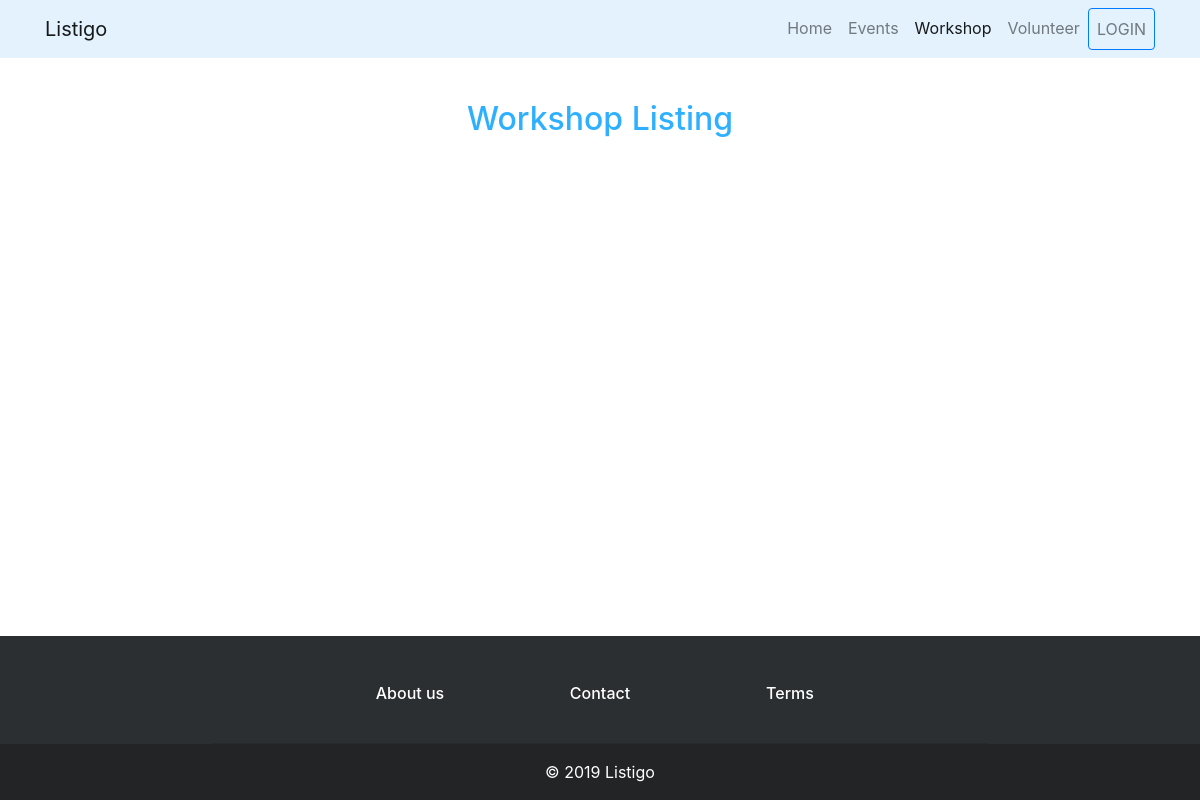
Before: /workshop.php with the older database file.
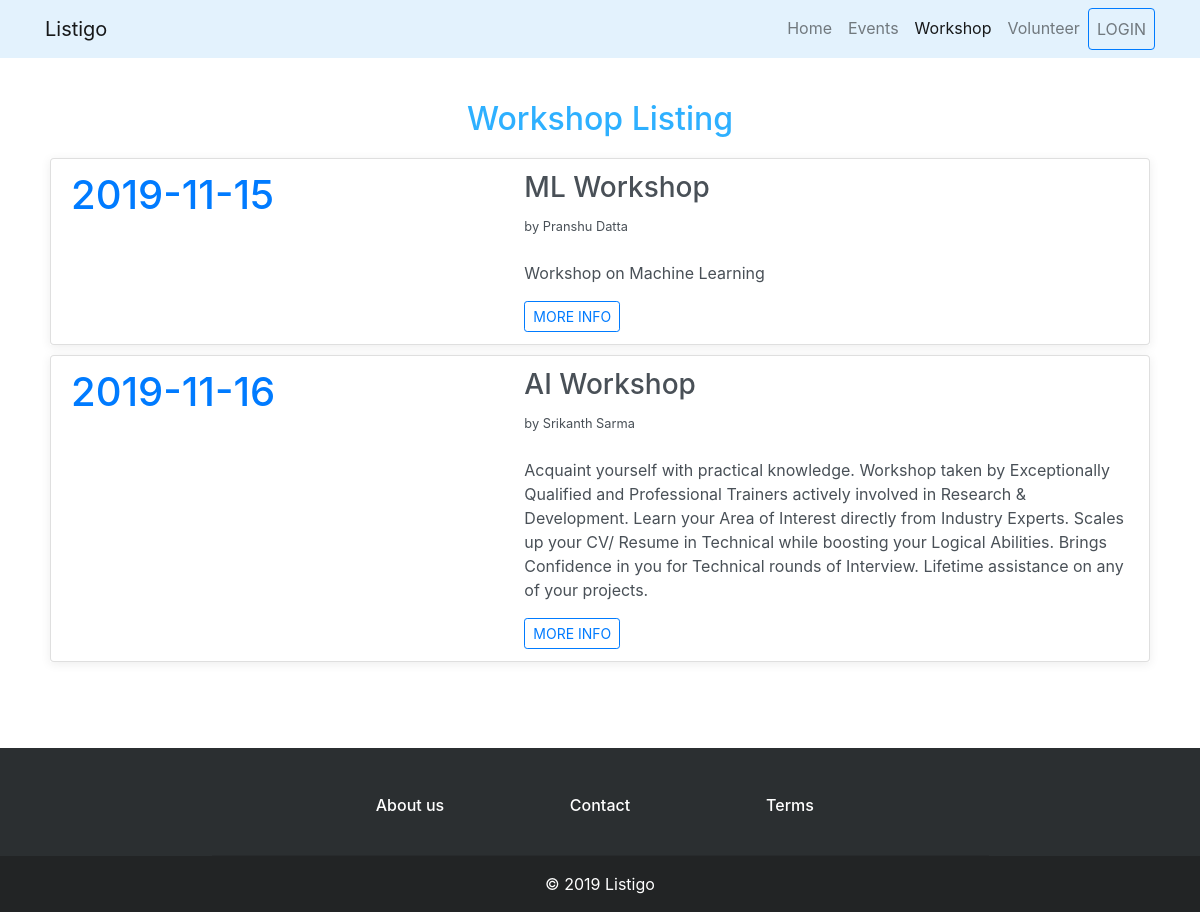
After: the same page with the newer database file.
### tables this page shows
CREATE TABLE `listing` (
  `LID` int(11) NOT NULL,
  `Title` varchar(50) NOT NULL,
  `Location` varchar(30) NOT NULL,
  `Date` date NOT NULL,
  `Description` varchar(10000) DEFAULT NULL,
  `Banner` mediumblob NOT NULL,
  `MIME` varchar(25) NOT NULL DEFAULT '',
  `Type` varchar(25) NOT NULL,
  `UID` int(11) NOT NULL
);

CREATE TABLE `user` (
  `Name` varchar(50) NOT NULL,
  `ID` bigint(20) UNSIGNED NOT NULL,
  `Password` varchar(20) NOT NULL,
  `Email` varchar(30) NOT NULL,
  `Mobile` bigint(20) UNSIGNED NOT NULL,
  `Verified` tinyint(1) NOT NULL DEFAULT 0
);

### workshop.php (the view, shortened to what this page needs)
<?php
  require("res/config.php");
  if(isset($_SESSION['idno'])) {
    $btn = "PROFILE";
    $loc = "profile.php";
  }
  else {
    $btn = "LOGIN";
    $loc = "login.php";
  }
  $query = "SELECT * FROM `listing` WHERE Type LIKE 'Workshop' ORDER BY Date";
  $result = mysqli_query($conn, $query);
  $posts = mysqli_fetch_all($result, MYSQLI_ASSOC);
  function getName($uid) {
    $conn = mysqli_connect(DB_HOST, DB_USER, DB_PASS, DB_NAME) or die("Connection to database failed!");
    $query = "SELECT `Name`, `Email`, `Mobile` FROM `user` WHERE ID = '$uid'";
    $result = mysqli_query($conn, $query);
    $user = mysqli_fetch_assoc($result);
    return $user['Name'];
  }
?>
<!doctype html>
<html lang="en">
  <head>
      <?php require("res/header.php"); ?>
  </head>
  <body>
   <nav class="navbar navbar-light navbar-expand-lg fixed-top clean-navbar" style="background-color: #e3f2fd">
      <div class="container">
        <a class="navbar-brand" href="index.php">Listigo</a>
        <div class="collapse navbar-collapse" id="navcol-1">
          <ul class="nav navbar-nav ml-auto">
            <li class="nav-item" role="presentation"><a class="nav-link" href="index.php">Home</a></li>
            <li class="nav-item" role="presentation"><a class="nav-link" href="events.php">Events</a></li>
            <li class="nav-item" role="presentation"><a class="nav-link active" href="workshop.php">Workshop</a></li>
            <li class="nav-item" role="presentation"><a class="nav-link" href="volunteer.php">Volunteer</a></li>
            <li class="nav-item" role="presentation"><a class="nav-link btn btn-outline-primary" href="<?php echo $loc; ?>" role="button"><?php echo $btn; ?></a></li>
          </ul>
        </div>
      </div>
    </nav>
    <div class="titler">
      <h2>Workshop Listing</h2>
    </div>
    <?php foreach($posts as $post): ?>
    <div class="container list-group box">
      <li class="list-group-item list-group-item-action">
        <div class="row">
          <div class="col-lg-5">
            <h1 class="text-left text-primary"><?php echo $post['Date'] ?></h1>
          </div>
          <div class="col-lg-7">
            <h3><?php echo $post['Title'] ?></h3>
            <small>by <?php echo getName($post['UID']); ?></small>
            <br><br>
            <p><?php echo $post['Description'] ?></p>
            <a class="btn btn-outline-primary btn-sm" role="button" href="events.php?lid=<?php echo $post['LID']; ?>">MORE INFO</a>
          </div>
        </div>
      </li>
     </div>
     <?php endforeach; ?>
     <?php require("res/footer.php"); ?>
  </body>
</html>

Changed rows visible on the page:
added listing: Date "2019-11-15", Title "ML Workshop", UID.Name "Pranshu Datta", Description "Workshop on Machine Learning"
added listing: Date "2019-11-16", Title "AI Workshop", UID.Name "Srikanth Sarma", Description "Acquaint yourself with practical knowledge. Workshop taken by Exceptionally Qualified and Professional Trainers actively involved in Research & Development. Learn your Area of Interest directly from Industry Experts. Scales up your CV/ Resume in Technical while boosting your Logical Abilities. Brings Confidence in you for Technical rounds of Interview. Lifetime assistance on any of your projects."
